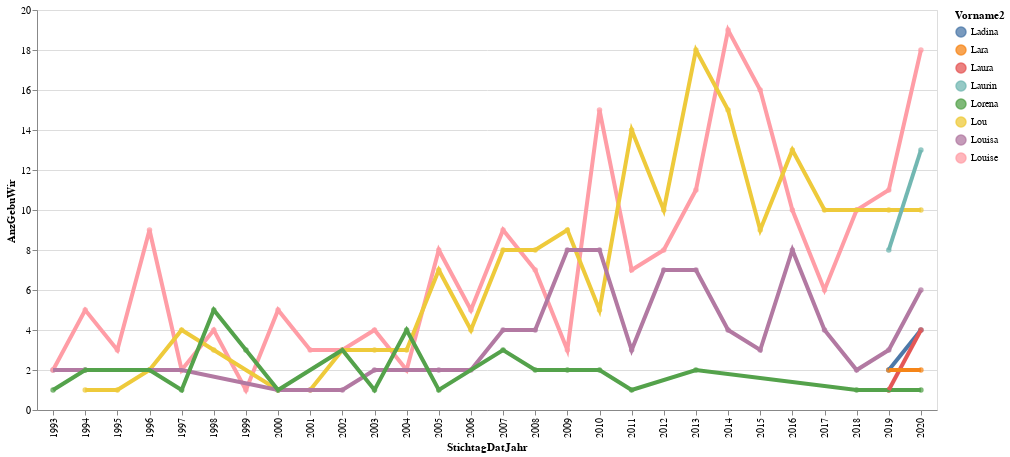

The notebook cell this image was saved under:
### Code cell
# df_statzonen = df_statzonen[(df_statzonen.knr>0) & (df_statzonen.qname!="Hirslanden")]
#aktuellesJahr[[aktuellesJahr.KreisSort =7]])


highlight = alt.selection(type='single', on='mouseover',
                          fields=['symbol'], nearest=True)
#x='date:StichtagDatJahr',
base = alt.Chart(myGraphic).encode(
    x='StichtagDatJahr:N',
    y='AnzGebuWir',
    color='Vorname2'
)

points = base.mark_circle().encode(
    opacity=alt.value(0.75)
).add_selection(
    highlight
).properties(
    width=900 , height=400
)
lines = base.mark_line().encode(
    size=alt.condition(~highlight, alt.value(1.5), alt.value(4))
).interactive()

points + lines

### Figure 1 — Vega-Lite specification as saved in the notebook (floating-point values rounded to 4 significant figures)
{"config": {"view": {"continuousWidth": 400, "continuousHeight": 300}}, "layer": [{"mark": "circle", "encoding": {"color": {"type": "nominal", "field": "Vorname2"}, "opacity": {"value": 0.75}, "x": {"type": "nominal", "field": "StichtagDatJahr"}, "y": {"type": "quantitative", "field": "AnzGebuWir"}}, "height": 400, "selection": {"selector001": {"type": "single", "on": "mouseover", "fields": ["symbol"], "nearest": true}}, "width": 900}, {"mark": "line", "encoding": {"color": {"type": "nominal", "field": "Vorname2"}, "size": {"condition": {"value": 1.5, "selection": {"not": "selector001"}}, "value": 4}, "x": {"type": "nominal", "field": "StichtagDatJahr"}, "y": {"type": "quantitative", "field": "AnzGebuWir"}}, "selection": {"selector002": {"type": "interval", "bind": "scales", "encodings": ["x", "y"]}}}], "data": {"name": "data-2c8151538b95f38fe8795cd74df2a26b"}, "$schema": "https://vega.github.io/schema/vega-lite/v4.8.1.json", "datasets": {"data-2c8151538b95f38fe8795cd74df2a26b": [{"StichtagDatJahr": 2014, "Vorname2": "Louise", "SexLang": "weiblich", "AnzGebuWir": 19, "FirstLetter": "L", "SecondLetter": "o", "FirstTwoLetters": "Lo"}, {"StichtagDatJahr": 2020, "Vorname2": "Louise", "SexLang": "weiblich", "AnzGebuWir": 18, "FirstLetter": "L", "SecondLetter": "o", "FirstTwoLetters": "Lo"}, {"StichtagDatJahr": 2013, "Vorname2": "Lou", "SexLang": "weiblich", "AnzGebuWir": 18, "FirstLetter": "L", "SecondLetter": "o", "FirstTwoLetters": "Lo"}, {"StichtagDatJahr": 2015, "Vorname2": "Louise", "SexLang": "weiblich", "AnzGebuWir": 16, "FirstLetter": "L", "SecondLetter": "o", "FirstTwoLetters": "Lo"}, {"StichtagDatJahr": 2014, "Vorname2": "Lou", "SexLang": "weiblich", "AnzGebuWir": 15, "FirstLetter": "L", "SecondLetter": "o", "FirstTwoLetters": "Lo"}, {"StichtagDatJahr": 2010, "Vorname2": "Louise", "SexLang": "weiblich", "AnzGebuWir": 15, "FirstLetter": "L", "SecondLetter": "o", "FirstTwoLetters": "Lo"}, {"StichtagDatJahr": 2011, "Vorname2": "Lou", "SexLang": "weiblich", "AnzGebuWir": 14, "FirstLetter": "L", "SecondLetter": "o", "FirstTwoLetters": "Lo"}, {"StichtagDatJahr": 2020, "Vorname2": "Laurin", "SexLang": "männlich", "AnzGebuWir": 13, "FirstLetter": "L", "SecondLetter": "a", "FirstTwoLetters": "La"}, {"StichtagDatJahr": 2016, "Vorname2": "Lou", "SexLang": "weiblich", "AnzGebuWir": 13, "FirstLetter": "L", "SecondLetter": "o", "FirstTwoLetters": "Lo"}, {"StichtagDatJahr": 2013, "Vorname2": "Louise", "SexLang": "weiblich", "AnzGebuWir": 11, "FirstLetter": "L", "SecondLetter": "o", "FirstTwoLetters": "Lo"}, {"StichtagDatJahr": 2019, "Vorname2": "Louise", "SexLang": "weiblich", "AnzGebuWir": 11, "FirstLetter": "L", "SecondLetter": "o", "FirstTwoLetters": "Lo"}, {"StichtagDatJahr": 2017, "Vorname2": "Lou", "SexLang": "weiblich", "AnzGebuWir": 10, "FirstLetter": "L", "SecondLetter": "o", "FirstTwoLetters": "Lo"}, {"StichtagDatJahr": 2016, "Vorname2": "Louise", "SexLang": "weiblich", "AnzGebuWir": 10, "FirstLetter": "L", "SecondLetter": "o", "FirstTwoLetters": "Lo"}, {"StichtagDatJahr": 2020, "Vorname2": "Lou", "SexLang": "weiblich", "AnzGebuWir": 10, "FirstLetter": "L", "SecondLetter": "o", "FirstTwoLetters": "Lo"}, {"StichtagDatJahr": 2018, "Vorname2": "Lou", "SexLang": "weiblich", "AnzGebuWir": 10, "FirstLetter": "L", "SecondLetter": "o", "FirstTwoLetters": "Lo"}, {"StichtagDatJahr": 2018, "Vorname2": "Louise", "SexLang": "weiblich", "AnzGebuWir": 10, "FirstLetter": "L", "SecondLetter": "o", "FirstTwoLetters": "Lo"}, {"StichtagDatJahr": 2012, "Vorname2": "Lou", "SexLang": "weiblich", "AnzGebuWir": 10, "FirstLetter": "L", "SecondLetter": "o", "FirstTwoLetters": "Lo"}, {"StichtagDatJahr": 2019, "Vorname2": "Lou", "SexLang": "weiblich", "AnzGebuWir": 10, "FirstLetter": "L", "SecondLetter": "o", "FirstTwoLetters": "Lo"}, {"StichtagDatJahr": 2015, "Vorname2": "Lou", "SexLang": "weiblich", "AnzGebuWir": 9, "FirstLetter": "L", "SecondLetter": "o", "FirstTwoLetters": "Lo"}, {"StichtagDatJahr": 2007, "Vorname2": "Louise", "SexLang": "weiblich", "AnzGebuWir": 9, "FirstLetter": "L", "SecondLetter": "o", "FirstTwoLetters": "Lo"}, {"StichtagDatJahr": 2009, "Vorname2": "Lou", "SexLang": "weiblich", "AnzGebuWir": 9, "FirstLetter": "L", "SecondLetter": "o", "FirstTwoLetters": "Lo"}, {"StichtagDatJahr": 1996, "Vorname2": "Louise", "SexLang": "weiblich", "AnzGebuWir": 9, "FirstLetter": "L", "SecondLetter": "o", "FirstTwoLetters": "Lo"}, {"StichtagDatJahr": 2005, "Vorname2": "Louise", "SexLang": "weiblich", "AnzGebuWir": 8, "FirstLetter": "L", "SecondLetter": "o", "FirstTwoLetters": "Lo"}, {"StichtagDatJahr": 2008, "Vorname2": "Lou", "SexLang": "weiblich", "AnzGebuWir": 8, "FirstLetter": "L", "SecondLetter": "o", "FirstTwoLetters": "Lo"}, {"StichtagDatJahr": 2007, "Vorname2": "Lou", "SexLang": "weiblich", "AnzGebuWir": 8, "FirstLetter": "L", "SecondLetter": "o", "FirstTwoLetters": "Lo"}, {"StichtagDatJahr": 2012, "Vorname2": "Louise", "SexLang": "weiblich", "AnzGebuWir": 8, "FirstLetter": "L", "SecondLetter": "o", "FirstTwoLetters": "Lo"}, {"StichtagDatJahr": 2016, "Vorname2": "Louisa", "SexLang": "weiblich", "AnzGebuWir": 8, "FirstLetter": "L", "SecondLetter": "o", "FirstTwoLetters": "Lo"}, {"StichtagDatJahr": 2009, "Vorname2": "Louisa", "SexLang": "weiblich", "AnzGebuWir": 8, "FirstLetter": "L", "SecondLetter": "o", "FirstTwoLetters": "Lo"}, {"StichtagDatJahr": 2010, "Vorname2": "Louisa", "SexLang": "weiblich", "AnzGebuWir": 8, "FirstLetter": "L", "SecondLetter": "o", "FirstTwoLetters": "Lo"}, {"StichtagDatJahr": 2019, "Vorname2": "Laurin", "SexLang": "männlich", "AnzGebuWir": 8, "FirstLetter": "L", "SecondLetter": "a", "FirstTwoLetters": "La"}, {"StichtagDatJahr": 2011, "Vorname2": "Louise", "SexLang": "weiblich", "AnzGebuWir": 7, "FirstLetter": "L", "SecondLetter": "o", "FirstTwoLetters": "Lo"}, {"StichtagDatJahr": 2013, "Vorname2": "Louisa", "SexLang": "weiblich", "AnzGebuWir": 7, "FirstLetter": "L", "SecondLetter": "o", "FirstTwoLetters": "Lo"}, {"StichtagDatJahr": 2012, "Vorname2": "Louisa", "SexLang": "weiblich", "AnzGebuWir": 7, "FirstLetter": "L", "SecondLetter": "o", "FirstTwoLetters": "Lo"}, {"StichtagDatJahr": 2005, "Vorname2": "Lou", "SexLang": "weiblich", "AnzGebuWir": 7, "FirstLetter": "L", "SecondLetter": "o", "FirstTwoLetters": "Lo"}, {"StichtagDatJahr": 2008, "Vorname2": "Louise", "SexLang": "weiblich", "AnzGebuWir": 7, "FirstLetter": "L", "SecondLetter": "o", "FirstTwoLetters": "Lo"}, {"StichtagDatJahr": 2020, "Vorname2": "Louisa", "SexLang": "weiblich", "AnzGebuWir": 6, "FirstLetter": "L", "SecondLetter": "o", "FirstTwoLetters": "Lo"}, {"StichtagDatJahr": 2017, "Vorname2": "Louise", "SexLang": "weiblich", "AnzGebuWir": 6, "FirstLetter": "L", "SecondLetter": "o", "FirstTwoLetters": "Lo"}, {"StichtagDatJahr": 2010, "Vorname2": "Lou", "SexLang": "weiblich", "AnzGebuWir": 5, "FirstLetter": "L", "SecondLetter": "o", "FirstTwoLetters": "Lo"}, {"StichtagDatJahr": 2000, "Vorname2": "Louise", "SexLang": "weiblich", "AnzGebuWir": 5, "FirstLetter": "L", "SecondLetter": "o", "FirstTwoLetters": "Lo"}, {"StichtagDatJahr": 1998, "Vorname2": "Lorena", "SexLang": "weiblich", "AnzGebuWir": 5, "FirstLetter": "L", "SecondLetter": "o", "FirstTwoLetters": "Lo"}, {"StichtagDatJahr": 2006, "Vorname2": "Louise", "SexLang": "weiblich", "AnzGebuWir": 5, "FirstLetter": "L", "SecondLetter": "o", "FirstTwoLetters": "Lo"}, {"StichtagDatJahr": 1994, "Vorname2": "Louise", "SexLang": "weiblich", "AnzGebuWir": 5, "FirstLetter": "L", "SecondLetter": "o", "FirstTwoLetters": "Lo"}, {"StichtagDatJahr": 2017, "Vorname2": "Louisa", "SexLang": "weiblich", "AnzGebuWir": 4, "FirstLetter": "L", "SecondLetter": "o", "FirstTwoLetters": "Lo"}, {"StichtagDatJahr": 2020, "Vorname2": "Ladina", "SexLang": "weiblich", "AnzGebuWir": 4, "FirstLetter": "L", "SecondLetter": "a", "FirstTwoLetters": "La"}, {"StichtagDatJahr": 2020, "Vorname2": "Laura", "SexLang": "weiblich", "AnzGebuWir": 4, "FirstLetter": "L", "SecondLetter": "a", "FirstTwoLetters": "La"}, {"StichtagDatJahr": 1997, "Vorname2": "Lou", "SexLang": "weiblich", "AnzGebuWir": 4, "FirstLetter": "L", "SecondLetter": "o", "FirstTwoLetters": "Lo"}, {"StichtagDatJahr": 1998, "Vorname2": "Louise", "SexLang": "weiblich", "AnzGebuWir": 4, "FirstLetter": "L", "SecondLetter": "o", "FirstTwoLetters": "Lo"}, {"StichtagDatJahr": 2007, "Vorname2": "Louisa", "SexLang": "weiblich", "AnzGebuWir": 4, "FirstLetter": "L", "SecondLetter": "o", "FirstTwoLetters": "Lo"}, {"StichtagDatJahr": 2014, "Vorname2": "Louisa", "SexLang": "weiblich", "AnzGebuWir": 4, "FirstLetter": "L", "SecondLetter": "o", "FirstTwoLetters": "Lo"}, {"StichtagDatJahr": 2008, "Vorname2": "Louisa", "SexLang": "weiblich", "AnzGebuWir": 4, "FirstLetter": "L", "SecondLetter": "o", "FirstTwoLetters": "Lo"}, {"StichtagDatJahr": 2003, "Vorname2": "Louise", "SexLang": "weiblich", "AnzGebuWir": 4, "FirstLetter": "L", "SecondLetter": "o", "FirstTwoLetters": "Lo"}, {"StichtagDatJahr": 2004, "Vorname2": "Lorena", "SexLang": "weiblich", "AnzGebuWir": 4, "FirstLetter": "L", "SecondLetter": "o", "FirstTwoLetters": "Lo"}, {"StichtagDatJahr": 2006, "Vorname2": "Lou", "SexLang": "weiblich", "AnzGebuWir": 4, "FirstLetter": "L", "SecondLetter": "o", "FirstTwoLetters": "Lo"}, {"StichtagDatJahr": 2011, "Vorname2": "Louisa", "SexLang": "weiblich", "AnzGebuWir": 3, "FirstLetter": "L", "SecondLetter": "o", "FirstTwoLetters": "Lo"}, {"StichtagDatJahr": 2003, "Vorname2": "Lou", "SexLang": "weiblich", "AnzGebuWir": 3, "FirstLetter": "L", "SecondLetter": "o", "FirstTwoLetters": "Lo"}, {"StichtagDatJahr": 2009, "Vorname2": "Louise", "SexLang": "weiblich", "AnzGebuWir": 3, "FirstLetter": "L", "SecondLetter": "o", "FirstTwoLetters": "Lo"}, {"StichtagDatJahr": 2007, "Vorname2": "Lorena", "SexLang": "weiblich", "AnzGebuWir": 3, "FirstLetter": "L", "SecondLetter": "o", "FirstTwoLetters": "Lo"}, {"StichtagDatJahr": 2004, "Vorname2": "Lou", "SexLang": "weiblich", "AnzGebuWir": 3, "FirstLetter": "L", "SecondLetter": "o", "FirstTwoLetters": "Lo"}, {"StichtagDatJahr": 1995, "Vorname2": "Louise", "SexLang": "weiblich", "AnzGebuWir": 3, "FirstLetter": "L", "SecondLetter": "o", "FirstTwoLetters": "Lo"}, {"StichtagDatJahr": 2019, "Vorname2": "Louisa", "SexLang": "weiblich", "AnzGebuWir": 3, "FirstLetter": "L", "SecondLetter": "o", "FirstTwoLetters": "Lo"}, {"StichtagDatJahr": 1999, "Vorname2": "Lorena", "SexLang": "weiblich", "AnzGebuWir": 3, "FirstLetter": "L", "SecondLetter": "o", "FirstTwoLetters": "Lo"}, {"StichtagDatJahr": 2015, "Vorname2": "Louisa", "SexLang": "weiblich", "AnzGebuWir": 3, "FirstLetter": "L", "SecondLetter": "o", "FirstTwoLetters": "Lo"}, {"StichtagDatJahr": 1998, "Vorname2": "Lou", "SexLang": "weiblich", "AnzGebuWir": 3, "FirstLetter": "L", "SecondLetter": "o", "FirstTwoLetters": "Lo"}, {"StichtagDatJahr": 2002, "Vorname2": "Lorena", "SexLang": "weiblich", "AnzGebuWir": 3, "FirstLetter": "L", "SecondLetter": "o", "FirstTwoLetters": "Lo"}, {"StichtagDatJahr": 2002, "Vorname2": "Lou", "SexLang": "weiblich", "AnzGebuWir": 3, "FirstLetter": "L", "SecondLetter": "o", "FirstTwoLetters": "Lo"}, {"StichtagDatJahr": 2002, "Vorname2": "Louise", "SexLang": "weiblich", "AnzGebuWir": 3, "FirstLetter": "L", "SecondLetter": "o", "FirstTwoLetters": "Lo"}, {"StichtagDatJahr": 2001, "Vorname2": "Louise", "SexLang": "weiblich", "AnzGebuWir": 3, "FirstLetter": "L", "SecondLetter": "o", "FirstTwoLetters": "Lo"}, {"StichtagDatJahr": 2008, "Vorname2": "Lorena", "SexLang": "weiblich", "AnzGebuWir": 2, "FirstLetter": "L", "SecondLetter": "o", "FirstTwoLetters": "Lo"}, {"StichtagDatJahr": 2018, "Vorname2": "Louisa", "SexLang": "weiblich", "AnzGebuWir": 2, "FirstLetter": "L", "SecondLetter": "o", "FirstTwoLetters": "Lo"}, {"StichtagDatJahr": 1993, "Vorname2": "Louisa", "SexLang": "weiblich", "AnzGebuWir": 2, "FirstLetter": "L", "SecondLetter": "o", "FirstTwoLetters": "Lo"}, {"StichtagDatJahr": 1993, "Vorname2": "Louise", "SexLang": "weiblich", "AnzGebuWir": 2, "FirstLetter": "L", "SecondLetter": "o", "FirstTwoLetters": "Lo"}, {"StichtagDatJahr": 2005, "Vorname2": "Louisa", "SexLang": "weiblich", "AnzGebuWir": 2, "FirstLetter": "L", "SecondLetter": "o", "FirstTwoLetters": "Lo"}, {"StichtagDatJahr": 2006, "Vorname2": "Louisa", "SexLang": "weiblich", "AnzGebuWir": 2, "FirstLetter": "L", "SecondLetter": "o", "FirstTwoLetters": "Lo"}, {"StichtagDatJahr": 1994, "Vorname2": "Louisa", "SexLang": "weiblich", "AnzGebuWir": 2, "FirstLetter": "L", "SecondLetter": "o", "FirstTwoLetters": "Lo"}, {"StichtagDatJahr": 1994, "Vorname2": "Lorena", "SexLang": "weiblich", "AnzGebuWir": 2, "FirstLetter": "L", "SecondLetter": "o", "FirstTwoLetters": "Lo"}, {"StichtagDatJahr": 2010, "Vorname2": "Lorena", "SexLang": "weiblich", "AnzGebuWir": 2, "FirstLetter": "L", "SecondLetter": "o", "FirstTwoLetters": "Lo"}, {"StichtagDatJahr": 1997, "Vorname2": "Louise", "SexLang": "weiblich", "AnzGebuWir": 2, "FirstLetter": "L", "SecondLetter": "o", "FirstTwoLetters": "Lo"}, {"StichtagDatJahr": 1997, "Vorname2": "Louisa", "SexLang": "weiblich", "AnzGebuWir": 2, "FirstLetter": "L", "SecondLetter": "o", "FirstTwoLetters": "Lo"}, {"StichtagDatJahr": 2003, "Vorname2": "Louisa", "SexLang": "weiblich", "AnzGebuWir": 2, "FirstLetter": "L", "SecondLetter": "o", "FirstTwoLetters": "Lo"}, {"StichtagDatJahr": 2019, "Vorname2": "Ladina", "SexLang": "weiblich", "AnzGebuWir": 2, "FirstLetter": "L", "SecondLetter": "a", "FirstTwoLetters": "La"}, {"StichtagDatJahr": 2004, "Vorname2": "Louise", "SexLang": "weiblich", "AnzGebuWir": 2, "FirstLetter": "L", "SecondLetter": "o", "FirstTwoLetters": "Lo"}, {"StichtagDatJahr": 2019, "Vorname2": "Lara", "SexLang": "weiblich", "AnzGebuWir": 2, "FirstLetter": "L", "SecondLetter": "a", "FirstTwoLetters": "La"}, {"StichtagDatJahr": 2013, "Vorname2": "Lorena", "SexLang": "weiblich", "AnzGebuWir": 2, "FirstLetter": "L", "SecondLetter": "o", "FirstTwoLetters": "Lo"}, {"StichtagDatJahr": 1996, "Vorname2": "Lou", "SexLang": "weiblich", "AnzGebuWir": 2, "FirstLetter": "L", "SecondLetter": "o", "FirstTwoLetters": "Lo"}, {"StichtagDatJahr": 1996, "Vorname2": "Lorena", "SexLang": "weiblich", "AnzGebuWir": 2, "FirstLetter": "L", "SecondLetter": "o", "FirstTwoLetters": "Lo"}, {"StichtagDatJahr": 2020, "Vorname2": "Lara", "SexLang": "weiblich", "AnzGebuWir": 2, "FirstLetter": "L", "SecondLetter": "a", "FirstTwoLetters": "La"}, {"StichtagDatJahr": 2009, "Vorname2": "Lorena", "SexLang": "weiblich", "AnzGebuWir": 2, "FirstLetter": "L", "SecondLetter": "o", "FirstTwoLetters": "Lo"}, {"StichtagDatJahr": 2005, "Vorname2": "Lorena", "SexLang": "weiblich", "AnzGebuWir": 1, "FirstLetter": "L", "SecondLetter": "o", "FirstTwoLetters": "Lo"}, {"StichtagDatJahr": 2003, "Vorname2": "Lorena", "SexLang": "weiblich", "AnzGebuWir": 1, "FirstLetter": "L", "SecondLetter": "o", "FirstTwoLetters": "Lo"}, {"StichtagDatJahr": 2011, "Vorname2": "Lorena", "SexLang": "weiblich", "AnzGebuWir": 1, "FirstLetter": "L", "SecondLetter": "o", "FirstTwoLetters": "Lo"}, {"StichtagDatJahr": 2002, "Vorname2": "Louisa", "SexLang": "weiblich", "AnzGebuWir": 1, "FirstLetter": "L", "SecondLetter": "o", "FirstTwoLetters": "Lo"}, {"StichtagDatJahr": 1997, "Vorname2": "Lorena", "SexLang": "weiblich", "AnzGebuWir": 1, "FirstLetter": "L", "SecondLetter": "o", "FirstTwoLetters": "Lo"}, {"StichtagDatJahr": 1993, "Vorname2": "Lorena", "SexLang": "weiblich", "AnzGebuWir": 1, "FirstLetter": "L", "SecondLetter": "o", "FirstTwoLetters": "Lo"}, {"StichtagDatJahr": 1994, "Vorname2": "Lou", "SexLang": "weiblich", "AnzGebuWir": 1, "FirstLetter": "L", "SecondLetter": "o", "FirstTwoLetters": "Lo"}, {"StichtagDatJahr": 1995, "Vorname2": "Lou", "SexLang": "weiblich", "AnzGebuWir": 1, "FirstLetter": "L", "SecondLetter": "o", "FirstTwoLetters": "Lo"}, {"StichtagDatJahr": 2001, "Vorname2": "Lou", "SexLang": "weiblich", "AnzGebuWir": 1, "FirstLetter": "L", "SecondLetter": "o", "FirstTwoLetters": "Lo"}, {"StichtagDatJahr": 2000, "Vorname2": "Louisa", "SexLang": "weiblich", "AnzGebuWir": 1, "FirstLetter": "L", "SecondLetter": "o", "FirstTwoLetters": "Lo"}, {"StichtagDatJahr": 2000, "Vorname2": "Lou", "SexLang": "weiblich", "AnzGebuWir": 1, "FirstLetter": "L", "SecondLetter": "o", "FirstTwoLetters": "Lo"}, {"StichtagDatJahr": 2000, "Vorname2": "Lorena", "SexLang": "weiblich", "AnzGebuWir": 1, "FirstLetter": "L", "SecondLetter": "o", "FirstTwoLetters": "Lo"}, {"StichtagDatJahr": 2001, "Vorname2": "Louisa", "SexLang": "weiblich", "AnzGebuWir": 1, "FirstLetter": "L", "SecondLetter": "o", "FirstTwoLetters": "Lo"}, {"StichtagDatJahr": 1999, "Vorname2": "Louise", "SexLang": "weiblich", "AnzGebuWir": 1, "FirstLetter": "L", "SecondLetter": "o", "FirstTwoLetters": "Lo"}, {"StichtagDatJahr": 2019, "Vorname2": "Lorena", "SexLang": "weiblich", "AnzGebuWir": 1, "FirstLetter": "L", "SecondLetter": "o", "FirstTwoLetters": "Lo"}, {"StichtagDatJahr": 2019, "Vorname2": "Laura", "SexLang": "weiblich", "AnzGebuWir": 1, "FirstLetter": "L", "SecondLetter": "a", "FirstTwoLetters": "La"}, {"StichtagDatJahr": 2018, "Vorname2": "Lorena", "SexLang": "weiblich", "AnzGebuWir": 1, "FirstLetter": "L", "SecondLetter": "o", "FirstTwoLetters": "Lo"}, {"StichtagDatJahr": 2020, "Vorname2": "Lorena", "SexLang": "weiblich", "AnzGebuWir": 1, "FirstLetter": "L", "SecondLetter": "o", "FirstTwoLetters": "Lo"}]}}
